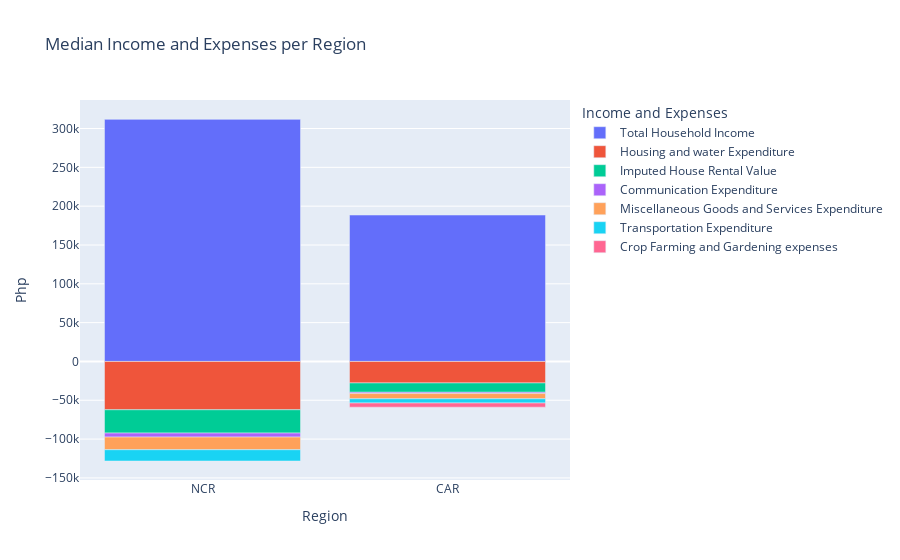

Notebook code cell kept with this figure:
### Code cell
# ref_Dataframe = GetDataframe() 
# selected_Regions = ['NCR', 'CAR']
# selected_Category = ['Income', 'Utilities']
# is_Collapse = False

# queryCols =['Region']
# for i in selected_Category:
#     for j in GetExpenseTypes()[i]:
#         queryCols.append(j)

# df_IncomeAndExpenses = ref_Dataframe[queryCols].copy()
# df_IncomeAndExpenses.set_index('Region', inplace=True)

# # GET THE MEDIAN OF THE REGIONS
# queryCols.remove('Region')

# if (is_Collapse):
#     for i in selected_Category:
#         df_IncomeAndExpenses[i] = df_IncomeAndExpenses[GetExpenseTypes()[i]].sum(axis=1)
#         df_IncomeAndExpenses.drop(columns=GetExpenseTypes()[i], inplace=True)

# aggByRegion = df_IncomeAndExpenses.groupby('Region')[df_IncomeAndExpenses.columns].median()

# # FILTER TO ONLY OUR SELECTED REGIONS
# aggByRegion = aggByRegion.loc[selected_Regions]

# # MAKE EXPENSES NEGATIVE
# aggByRegion.loc[:, ~aggByRegion.columns.isin(['Income', 'Total Household Income'])] *= -1

# # PLOT THE GRAPH
# fig = px.bar(data_frame = aggByRegion, x=aggByRegion.index, y=aggByRegion.columns, barmode='relative',
#              title = 'Median Income and Expenses per Region',
#              height = 600,
#              labels={
#                 'value' : 'Php',
#                 'variable' : 'Income and Expenses'
#             })
# return fig

### Figure 1 — Plotly figure (JSON) as saved in the notebook; plotly's stock layout.template omitted (floating-point values rounded to 4 significant figures)
{"data": [{"alignmentgroup": "True", "hovertemplate": "Income and Expenses=Total Household Income<br>Region=%{x}<br>Php=%{y}<extra></extra>", "legendgroup": "Total Household Income", "marker": {"color": "#636efa", "pattern": {"shape": ""}}, "name": "Total Household Income", "offsetgroup": "Total Household Income", "orientation": "v", "showlegend": true, "textposition": "auto", "type": "bar", "x": ["NCR", "CAR"], "xaxis": "x", "y": [312275, 188580], "yaxis": "y"}, {"alignmentgroup": "True", "hovertemplate": "Income and Expenses=Housing and water Expenditure<br>Region=%{x}<br>Php=%{y}<extra></extra>", "legendgroup": "Housing and water Expenditure", "marker": {"color": "#EF553B", "pattern": {"shape": ""}}, "name": "Housing and water Expenditure", "offsetgroup": "Housing and water Expenditure", "orientation": "v", "showlegend": true, "textposition": "auto", "type": "bar", "x": ["NCR", "CAR"], "xaxis": "x", "y": [-62259, -27702], "yaxis": "y"}, {"alignmentgroup": "True", "hovertemplate": "Income and Expenses=Imputed House Rental Value<br>Region=%{x}<br>Php=%{y}<extra></extra>", "legendgroup": "Imputed House Rental Value", "marker": {"color": "#00cc96", "pattern": {"shape": ""}}, "name": "Imputed House Rental Value", "offsetgroup": "Imputed House Rental Value", "orientation": "v", "showlegend": true, "textposition": "auto", "type": "bar", "x": ["NCR", "CAR"], "xaxis": "x", "y": [-30000, -12000], "yaxis": "y"}, {"alignmentgroup": "True", "hovertemplate": "Income and Expenses=Communication Expenditure<br>Region=%{x}<br>Php=%{y}<extra></extra>", "legendgroup": "Communication Expenditure", "marker": {"color": "#ab63fa", "pattern": {"shape": ""}}, "name": "Communication Expenditure", "offsetgroup": "Communication Expenditure", "orientation": "v", "showlegend": true, "textposition": "auto", "type": "bar", "x": ["NCR", "CAR"], "xaxis": "x", "y": [-5199, -1680], "yaxis": "y"}, {"alignmentgroup": "True", "hovertemplate": "Income and Expenses=Miscellaneous Goods and Services Expenditure<br>Region=%{x}<br>Php=%{y}<extra></extra>", "legendgroup": "Miscellaneous Goods and Services Expenditure", "marker": {"color": "#FFA15A", "pattern": {"shape": ""}}, "name": "Miscellaneous Goods and Services Expenditure", "offsetgroup": "Miscellaneous Goods and Services Expenditure", "orientation": "v", "showlegend": true, "textposition": "auto", "type": "bar", "x": ["NCR", "CAR"], "xaxis": "x", "y": [-16239, -6720], "yaxis": "y"}, {"alignmentgroup": "True", "hovertemplate": "Income and Expenses=Transportation Expenditure<br>Region=%{x}<br>Php=%{y}<extra></extra>", "legendgroup": "Transportation Expenditure", "marker": {"color": "#19d3f3", "pattern": {"shape": ""}}, "name": "Transportation Expenditure", "offsetgroup": "Transportation Expenditure", "orientation": "v", "showlegend": true, "textposition": "auto", "type": "bar", "x": ["NCR", "CAR"], "xaxis": "x", "y": [-14535, -5430], "yaxis": "y"}, {"alignmentgroup": "True", "hovertemplate": "Income and Expenses=Crop Farming and Gardening expenses<br>Region=%{x}<br>Php=%{y}<extra></extra>", "legendgroup": "Crop Farming and Gardening expenses", "marker": {"color": "#FF6692", "pattern": {"shape": ""}}, "name": "Crop Farming and Gardening expenses", "offsetgroup": "Crop Farming and Gardening expenses", "orientation": "v", "showlegend": true, "textposition": "auto", "type": "bar", "x": ["NCR", "CAR"], "xaxis": "x", "y": [0, -5380], "yaxis": "y"}], "layout": {"autosize": true, "barmode": "relative", "legend": {"title": {"text": "Income and Expenses"}, "tracegroupgap": 0}, "title": {"text": "Median Income and Expenses per Region"}, "xaxis": {"anchor": "y", "autorange": true, "domain": [0, 1], "range": [-0.5, 1.5], "title": {"text": "Region"}, "type": "category"}, "yaxis": {"anchor": "x", "autorange": true, "domain": [0, 1], "range": [-152700.0, 336700.0], "title": {"text": "Php"}, "type": "linear"}}}
